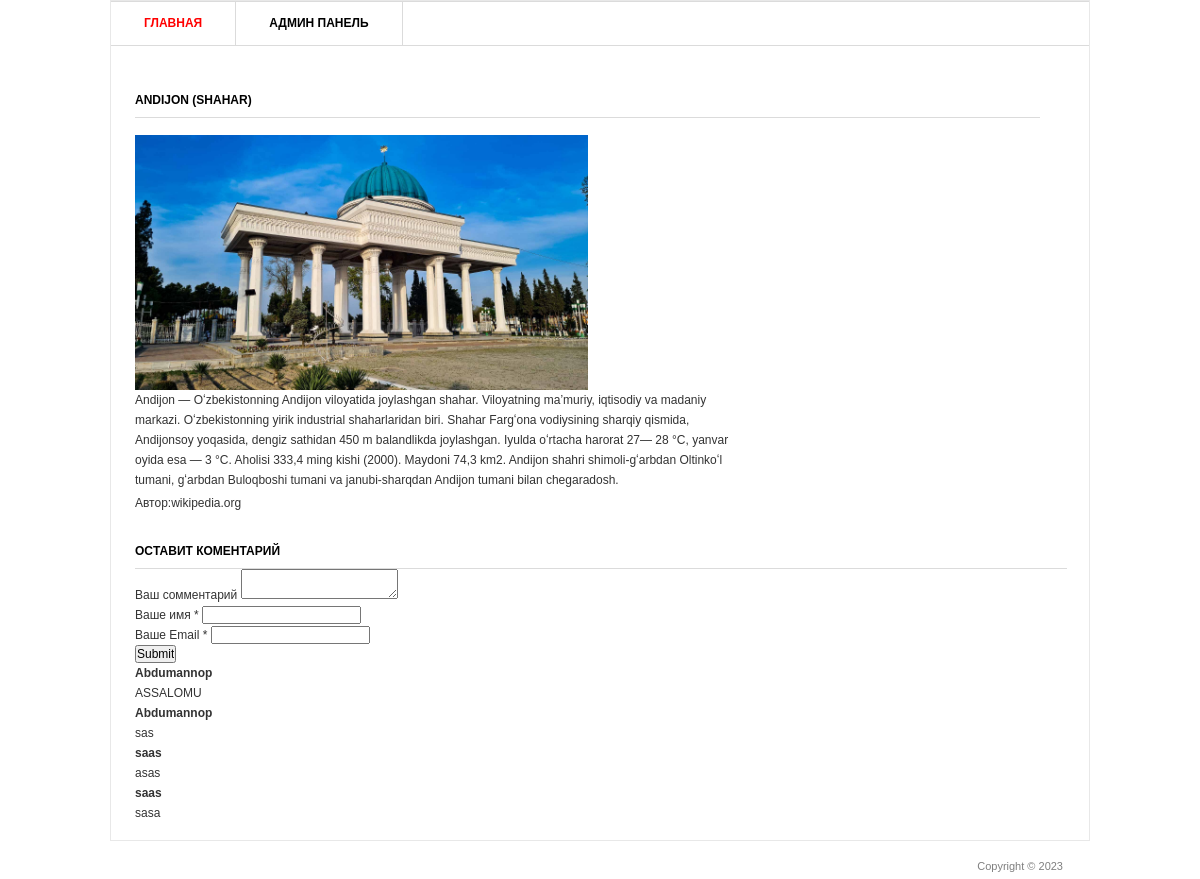
Page /2/ on the committed database.
### blog/models.py (models this page shows, shortened)
class Post(models.Model):
    title = models.CharField('Заголовок записи', max_length=100)
    description = models.TextField('техт записи')
    author = models.CharField('Имя автора', max_length=100)
    date = models.DateField('Дата публикатсии')
    img = models.ImageField('изображения',upload_to='image/%Y')
    class Meta:
        verbose_name = 'Запис'
        verbose_name_plural = 'Записи'

class Comments(models.Model):
    email = models.EmailField()
    name = models.CharField('Имя',  max_length=50)
    text_comments = models.TextField('Текс комментария', max_length=2000)
    post = models.ForeignKey(Post, verbose_name='Пупликатсия', on_delete=models.CASCADE)
    class Meta:
        verbose_name = 'Коментарий'
        verbose_name_plural = 'Коментарии'

### blog/views.py (the view)
# urls.py: path('<int:pk>/', views.PostDetail.as_view()),
class PostDetail(View):
    def get(self, request, pk):
        post = Post.objects.get(id=pk)
        return render(request, 'blog/blog_detail.html', {'post':post})

### templates/blog/blog_detail.html (shortened to what this page needs)
{% load static %}
<html>
  <head>
    <link
      rel="stylesheet"
      href="{% static './css/style.css' %}"
      type="text/css"
      media="all"
    />
  </head>
  <body>
    <div class="shell">
      <div class="border">
        <div id="navigation">
          <ul>
            <li><a href="/" class="active">Главная</a></li>
            <li><a href="/admin">Админ панель</a></li>
          </ul>
        </div>
        <div id="main">
          <div id="content" class="left">
            <div class="projects">
              <h3>{{ post.title }}</h3>
              <p aligin="center">
                <img src="{{ post.img.url }}" width="50%" />
              </p>
              <div class="item">
                <div class="text left">
                  <p>{{post.description}}</p>
                  <p>Автор:{{ post.author }}</p>
                </div>
              </div>
            </div>
          </div>
          <div class="form-comment">
            <h3>Оcтавит коментарий</h3>
            <div>
              <form action="{% url 'add_comments' post.id %}" method="post">
                <div>
                  <label>Ваш cомментарий</label>
                  <textarea name="text_comments"></textarea>
                </div>
                <div>
                  <label>Ваше имя *</label>
                  <input type="text" name="name" />
                </div>
                <div>
                  <label>Ваше Email *</label>
                  <input type="email" name="email" />
                </div>
                <div>
                  <input type="submit" />
                </div>
              </form>
            </div>
          </div>
          <div>
            {% for comment in post.comments_set.all %}
            <div class="view-comment">
              <h4>{{ comment.name }}</h4>
              <p>{{comment.text_comments }}</p>
            </div>
            {% endfor %}
          </div>
        </div>
      </div>
      <div id="footer">
        <p class="copy right">Copyright &copy; {% now "Y" %}</p>
      </div>
    </div>
  </body>
</html>

### static/css/style.css (style rules this page uses)
* { margin: 0; padding: 0; outline: 0; }
body { font-size: 12px; line-height: 20px; font-family: Georgia, Arial, Helvetica, Sans-Serif; color: #333; background: url() repeat 0 0; }
a { color: #ff0000; text-decoration: none; cursor: pointer; }
input, textarea, select { font-family: Arial, Helvetica, sans-serif; font-size: 12px; }
textarea { overflow: auto; }
.left, .alignleft { float: left; display: inline; }
.right, .alignright { float: right; display: inline; }
.shell { width: 980px; margin: 0 auto; }
.border { border: 1px solid #e8e8e8; background: #fff; position: relative; }
#navigation { height: 43px; border-top: 1px solid #dbdbdb; border-bottom: 1px solid #dbdbdb; }
#navigation ul { list-style: none; }
#navigation ul li { float: left; height: 43px; border-right: 1px solid #dbdbdb; font-size: 12px; line-height: 43px; font-weight: bold; text-transform: uppercase; }
#navigation ul li a { float: left; height: 43px; color: #000; padding: 0 33px; }
#navigation ul li a:hover, #navigation ul li a.active { color: #ff0000; text-decoration: none; }
#main { width: 932px; padding: 37px 24px 17px 24px; }
#main h3 { font-size: 12px; line-height: 15px; color: #000; text-transform: uppercase; border-bottom: 1px solid #dbdbdb; padding: 0 0 9px 0; }
#content { width: 905px; }
.projects { padding: 10px 0 0 0; }
.projects h3 { margin: 0 0 17px 0; }
.projects .item { margin: 0 0 28px 0; }
.projects .text { width: 600px; }
.projects .text p { padding: 0 0 3px 0; }
#footer { font-family: Arial, sans-serif; font-size: 11px; line-height: 14px; color: #7f7f7f; padding: 18px 27px 20px 38px; }

### rows in the picture
Post: title "ANDIJON (SHAHAR)", img (picture), description "Andijon — Oʻzbekistonning Andijon viloyatida joylashgan shahar. Viloyatning maʼmuriy, iqtisodiy va madaniy markazi. Oʻzbekistonning yirik industrial shaharlaridan biri. Shahar Fargʻona vodiysining sharqiy qismida, Andijonsoy yoqasida, dengiz sathidan 450 m balandlikda joylashgan. Iyulda oʻrtacha harorat 27— 28 °C, yanvar oyida esa — 3 °C. Aholisi 333,4 ming kishi (2000). Maydoni 74,3 km2. Andijon shahri shimoli-gʻarbdan Oltinkoʻl tumani, gʻarbdan Buloqboshi tumani va janubi-sharqdan Andijon tumani bilan chegaradosh.", author "wikipedia.org"
Comments: name "Abdumannop", text_comments "ASSALOMU"
Comments: name "Abdumannop", text_comments "sas"
Comments: name "saas", text_comments "asas"
Comments: name "saas", text_comments "sasa"
